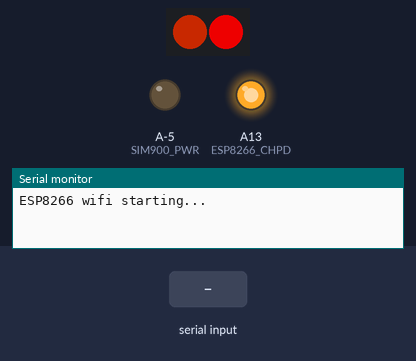
Simulated run of this sketch. Board: ATtiny85, built for the host (arithmetic inside an expression is 32-bit, double 64-bit). Shown: 2 RGB LEDs in strip order, left to right, output pins drawn as LEDs (lit = HIGH), the last lines printed to the serial monitor. The test bench sets the inputs (shaded band). Dim RGB values are drawn brighter than linear; the modem accepts every AT command (registered, SIM ready, sends succeed) and sends nothing else.

Above: at 0.8 s.
0.9 s: "Config done" received over the second serial link
At 1.7 s:
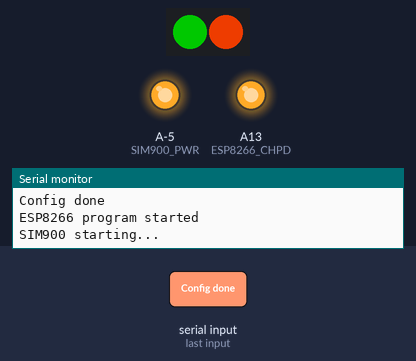
At 3.1 s:
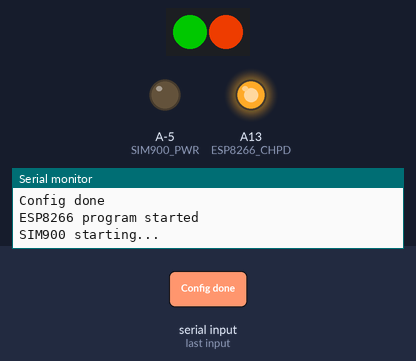
3.4 s: "FAIL" received over the second serial link
At 10.2 s:
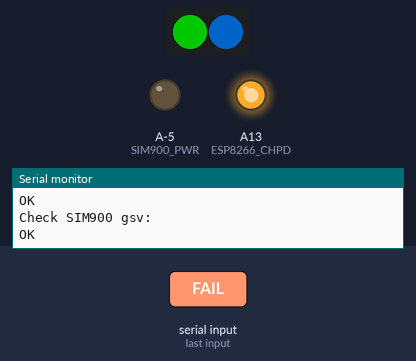
Timing chart, 0 to 11.7 s (numbered marks = the images above; inputs shaded):
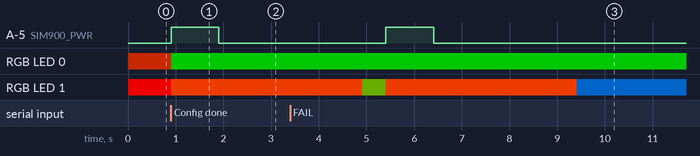

Measured:
- after the input at 0.9 s, A-5 (SIM900_PWR): LOW → HIGH at once, → LOW 1.0 s later; RGB LED 0: RGB(100, 20, 0) → RGB(0, 100, 0) at once; RGB LED 1: RGB(200, 0, 0) → RGB(200, 50, 0) at once
- after the input at 3.4 s, A-5 (SIM900_PWR): LOW → HIGH after 2.0 s, → LOW 1.0 s later

The sketch:

LedController.ino
```cpp
#include "Adafruit_WS2801.h"
#include "SPI.h" // Comment out this line if using Trinket or Gemma

uint8_t dataPin  = 23;    // Yellow wire on Adafruit Pixels
uint8_t clockPin = 25;    // Green wire on Adafruit Pixels

Adafruit_WS2801 strip = Adafruit_WS2801(2, dataPin, clockPin);

void ledSetup(){
  strip.begin();
  strip.show();

  strip.setPixelColor(0, Color(200, 0, 0));
  strip.setPixelColor(1, Color(200, 0, 0));
  strip.show();
}

void SetWifiLedToColor(byte r, byte g, byte b){
  strip.setPixelColor(0, Color(r, g, b));
  strip.show();
}

void SetSimLedToColor(byte r, byte g, byte b){
  strip.setPixelColor(1, Color(r, g, b));
  strip.show();
}

uint32_t Color(byte r, byte g, byte b){
  uint32_t c;
  c = r;
  c <<= 8;
  c |= g;
  c <<= 8;
  c |= b;
  return c;
}
```

ESPController.ino
```cpp
HardwareSerial & espSerial = Serial1;
const int ESP8266_CHPD = 27; //hardware reset

int connectionIds[99];
int currentConnectionId = 0;

unsigned long previousMillis;
long interval = 2500;

String espBuffer = "";

void espSetup(){
  SetWifiLedToColor(200, 0 ,0);
  pinMode(ESP8266_CHPD, OUTPUT);
  digitalWrite(ESP8266_CHPD, HIGH);
  espSerial.begin(9600);

  dbgTerminal.println("ESP8266 wifi starting...");
  SetupWifi();
  dbgTerminal.println("ESP8266 program started");

  previousMillis = millis();
}

void espLoop(){
  if(millis() > previousMillis + 5000){
    previousMillis = millis();
    espBuffer = "";
  }

  while(espSerial.available() > 0){
    char c = espSerial.read();
    dbgTerminal.print(c);
    espBuffer += c;

    if(espBuffer.indexOf("All your sms are belong to us") != -1){
      espBuffer = "";

      if(GetCurrentSmsCount() > 0){
        for(int j = 0; j < GetCurrentSmsCount(); j++){
          String willSent = "I will sent you sms ";
          int currSms = j + 1;
          willSent += currSms;
          willSent += " out of ";
          willSent += GetCurrentSmsCount();
          willSent += " smsses in my memory\r\n";
          espSerial.println(willSent);

          String sms = GetSmsFromArray(j);
          espSerial.println(sms);
        }
      }
      else{
        espSerial.println("No smsses available yet");
      }
    }

    if(espBuffer.indexOf("Call Tim") != -1){
      espBuffer = "";
      callSomeone();
    }
  }
}

void HardResetESP(){
  digitalWrite(ESP8266_CHPD,LOW);
  delay(100);
  digitalWrite(ESP8266_CHPD,HIGH);
  delay(100);
}

void SetupWifi(){
  SetWifiLedToColor(100, 20 ,0);
  unsigned long startTime = millis();
  String tmpData;

  while(millis() < startTime + 15000){
    while(espSerial.available() > 0){
      char c = espSerial.read();
      dbgTerminal.print(c);
      tmpData += c;

      if(tmpData.indexOf("Config done") != -1){
        dbgTerminal.println();
        SetWifiLedToColor(0, 100 ,0);
        return;
      }
    }
  }

  SetWifiLedToColor(200, 0 ,0);
  dbgTerminal.println("Failed to connected to wifi, retry");
  HardResetESP();
  delay(500);
  SetupWifi();
}
```

SIMController.ino
```cpp
#include <SoftwareSerial.h>

//SoftwareSerial SIM900(10, 11); // configure software serial port
HardwareSerial & SIM900 = Serial2;
const int SIM900_PWR = 9;

String receivedSmsses[5];
int currentSmsCount = 0;
String currentSmsText = "";
boolean receivedSms = false;

void simSetup(){
  SetSimLedToColor(200, 0 ,0);
  pinMode(SIM900_PWR, OUTPUT);
  SIM900.begin(19200);

  dbgTerminal.println("SIM900 starting...");
  SIM900power();

  CheckModemFunctioning();

  //callSomeone();
  //setSmsSettings();
}

int GetCurrentSmsCount(){
  return currentSmsCount;
}

String GetSmsFromArray(int i){
  return receivedSmsses[i];
}

void simLoop(){
  while(SIM900.available()) {
    receivedSms = true;
    char c = SIM900.read(); //Get the character from the cellular serial port.
    currentSmsText += c;
  }
  if(receivedSms){
    receivedSms = false;
    receivedSmsses[currentSmsCount] = currentSmsText;
    currentSmsText = "";
    currentSmsCount++;
  }

  //MapSimToDebugTerminal();
}

// software equivalent of pressing the GSM shield "power" button
void SIM900power(){
  SetSimLedToColor(200, 50 ,0);
  digitalWrite(SIM900_PWR, HIGH);
  delay(1000);
  digitalWrite(SIM900_PWR, LOW);
  delay(3000);

  SIM900.println("AT");
  if(FindSimResponse()){
    dbgTerminal.println("Started SIM900");
    SetSimLedToColor(0, 50 ,100);
  }
  else{
    SetSimLedToColor(30, 50 ,0);
    dbgTerminal.println("Failed to start SIM900, retry");
    delay(500);
    SIM900power();
  }
}

void setSmsSettings(){
  SIM900.print("AT+CMGF=1\r");  // set SMS mode to text
  delay(100);
  SIM900.print("AT+CNMI=2,2,0,0,0\r");
  // blurt out contents of new SMS upon receipt to the GSM shield's serial out
  delay(100);
}

void callSomeone(){
  SetSimLedToColor(0, 100, 100);
  SIM900.println("ATD + +xxxxxxxxxxxx;");
  //SIM900.println("ATD1244;");
  delay(100);
  SIM900.println();
  delay(15000);            // wait for x seconds...
  SIM900.println("ATH");   // hang up
  SetSimLedToColor(0, 0, 100);
}

void CheckModemFunctioning(){
  dbgTerminal.print("Check SIM900 connection: ");
  dbgTerminal.println(GetSIMResponse("AT", 100));
  dbgTerminal.print("Check SIM900 manu: ");
  dbgTerminal.println(GetSIMResponse("ATI", 100));
  dbgTerminal.print("Check SIM900 gsv: ");
  dbgTerminal.println(GetSIMResponse("AT+GSV", 100));
}

String GetSIMResponse(String AT_Command, int wait){
  String tmpData;

  SIM900.println(AT_Command);
  //SIM900.print("AT\r\n");
  delay(wait);
  while (SIM900.available() >0 )  {
    char c = SIM900.read();
    tmpData += c;

    //if ( tmpData.indexOf(AT_Command) > -1 )
    //  tmpData = "";
    //else
    //  tmpData.trim();

   }
   return tmpData;
}

void MapSimToDebugTerminal(){
  if (SIM900.available()){
    SetSimLedToColor(0, 50 ,0);
    dbgTerminal.write(SIM900.read());
  }
  if (Serial.available()){
    SetSimLedToColor(0, 50 ,50);
    char c = Serial.read();
    SIM900.write(c);
    Serial.write(c);
  }
}

boolean FindSimResponse(){
  String tmpData;
  int count = 0;

  while(count < 20){
    while (SIM900.available() > 0 ){
      char c = SIM900.read();
      tmpData += c;
      dbgTerminal.print(tmpData);

      if(tmpData.indexOf("OK") != -1 ){
        return true;
      }
      if(tmpData.indexOf("FAIL") != -1 ){
        return false;
      }
      if(tmpData.indexOf("NORMAL POWER DOWN") != -1){
        return false;
      }
    }
    delay(500);
    dbgTerminal.print(".");
    tmpData = "";
    count++;
  }
  return false;
}
```

arduino_sim900.ino
```cpp
HardwareSerial & dbgTerminal = Serial;

void setup(){
  ledSetup();
  dbgTerminal.begin(9600); // Serial monitor for debugging
  espSetup(); //Wifi
  simSetup(); //GSM
}

void loop(){
  espLoop();
  simLoop();
}
```
